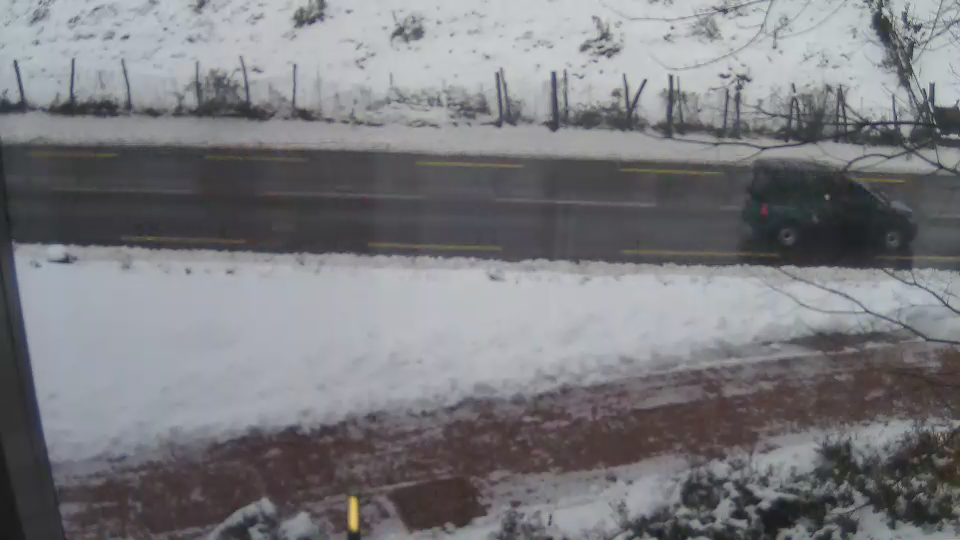
//> input picture frame 18 of esercitazione09/esercitazione09/videoauto.mp4, 960 x 540 px
$ ./Source1   (built with g++ and OpenCV 4)
//> lines starting //> are read from the running program, lines starting //| are printed output that depends on the picture; after the words box and inside, x2 and y2 are one past the last pixel; in counts of white or black regions, pixels touching at a corner belong together
// [49 lines of commented-out code are left out]


#include <iostream>
#include <opencv2/opencv.hpp>

using namespace std;
using namespace cv;

int main(int argc, char **argv) {
	VideoCapture cap("C:\\Users\\Luca\\Desktop\\SUPSI\\terza\\multimedia\\esercitazione9\\videoauto.mp4");
	if (!cap.isOpened())
		return -1;

	namedWindow("video", 1);
	Mat frame;
	Mat frame_gray;
	Rect trackWindow1;
	Rect trackWindow;
	trackWindow = Rect(880, 220, 30, 30);
	trackWindow1 = Rect(20, 240, 30, 30);

	Rect s_trackWindow1;
	Rect s_trackWindow;
	s_trackWindow = Rect(880, 220, 30, 30);
	s_trackWindow1 = Rect(20, 240, 30, 30);

	RotatedRect prec_track;
	RotatedRect prec_track1;
	Ptr<BackgroundSubtractor> pMOG; //MOG Background subtractor
	Ptr<BackgroundSubtractor> pMOG2; //MOG2 Background subtractor
	pMOG2 = createBackgroundSubtractorMOG2(); //MOG2 approach
	Mat fgMaskMOG2; //fg mask fg mask generated by MOG2 method

	for (;;) {
		cap >> frame;
//> frame is the input picture: 540 rows x 960 cols, CV_8UC3; mean B, G, R 126.2, 122.3, 122.3
		if (frame.rows == 0 && frame.cols == 0) {
			cout << "last frame!" << endl;
			break;
		}

		// 1. convert in grayscale
		cvtColor(frame, frame_gray, CV_RGB2GRAY);
		// 2. use the background subtraction MOG2 algorithm to obatin the fore ground image
		pMOG2->apply(frame, fgMaskMOG2);
//> fgMaskMOG2: 540 rows x 960 cols, CV_8UC1; every value is 127
		// 3. filter the noise by using one or more morphological filters
		Mat erode_frame;
		Mat kernel = cv::getStructuringElement(cv::MORPH_RECT, cv::Size(5, 5));
		cv::erode(fgMaskMOG2, erode_frame, kernel);
		//in erode_frame avremmo l'immagine dopo l'applicazione del filtro
	// 4. apply a threshold to better define the fore ground
		Mat t_frame;
		threshold(erode_frame, t_frame, 100, 255, THRESH_BINARY);
//> t_frame: 540 rows x 960 cols, CV_8UC1; every value is 255
		//nel frame t_frame abbbiamo l'immagine una volta che si è applicato il filtro di threshold
	// 5. if needed, use one ore more morphological filters to improve the fore ground definition

	// 6. find a way to track the cars using the camshift algorithm (hint: implement an object to handle the tracker)
		//da destra  a sinistra
		//ROSSO
		Rect temp = trackWindow;
		RotatedRect trackBox = CamShift(t_frame, temp, TermCriteria(TermCriteria::EPS | TermCriteria::COUNT, 10, 1));
//> temp = Rect(864, 204, 60, 60); trackBox = centre (894, 234), size (57.7, 57.7), angle 90
		float area = trackBox.size.area();
//> area = 3332
		if (area <= 0) {
			rectangle(frame, trackWindow, Scalar(0, 0, 255), 3, LINE_AA, 0);
		}
		if (trackBox.center.x < prec_track.center.x) {
			Rect ret = trackBox.boundingRect();
			trackWindow = ret;
			rectangle(frame, trackWindow, Scalar(0, 0, 255), 3, LINE_AA, 0);
			//std::cout << "Sto andando da sinistra a destra!!!";
			if (trackBox.center.x < 50) {
				trackWindow = Rect(880, 220, 10, 10);
			}
		}
		trackWindow = s_trackWindow;
		//da sinistra a destra
		//VERDE
		RotatedRect trackBox1 = CamShift(t_frame, trackWindow1, TermCriteria(TermCriteria::EPS | TermCriteria::COUNT, 10, 1));
//> trackWindow1 = Rect(4, 224, 60, 60); trackBox1 = centre (34, 254), size (57.7, 57.7), angle 90
		float area1 = trackBox1.size.area();
//> area1 = 3332
		if (area1 <= 0) {
			rectangle(frame, Rect(20, 240, 30, 30), Scalar(0, 255, 0), 3, LINE_AA, 0);
		}
		if (trackBox1.center.x > prec_track1.center.x) {
			Rect ret1 = trackBox1.boundingRect();
//> ret1 = Rect(5, 225, 59, 59)
			rectangle(frame, ret1, Scalar(0, 255, 0), 3, LINE_AA, 0);
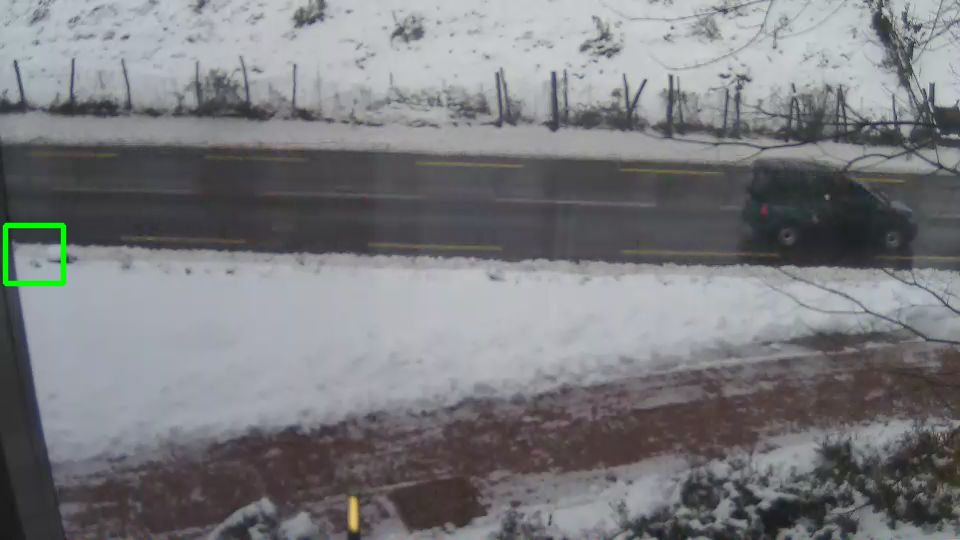
//> frame: 540 rows x 960 cols, CV_8UC3; 0.31% of pixels changed, all inside (x1, y1, x2, y2) = (2, 222, 67, 287)
			//std::cout << "Sto andando da destra a sinistra!!";
			if (trackBox1.center.x > 800) {
				//devo riportare all'inizio il trackbox
				trackWindow1 = Rect(20, 240, 30, 30);
			}
		}
		prec_track1 = trackBox1;
//> prec_track1 = centre (34, 254), size (57.7, 57.7), angle 90

		// 7. extract the requested information (number of vehicles, number of vehicles for each direction, timestamp, color)

		// 8. save ONE frame for the vehicle with the requested information written on

		imshow("video", frame);
		if (waitKey(120) >= 0) break;
//> the Esc key is pressed
	}

	return 0;
}

$ run again, starting later in the video
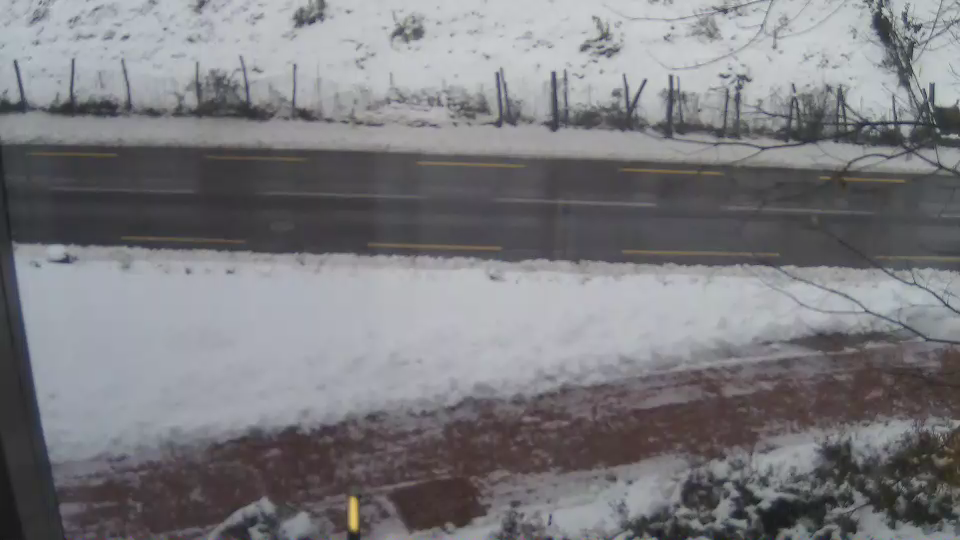
//> input picture frame 81 of esercitazione09/esercitazione09/videoauto.mp4, 960 x 540 px
//> frame is the input picture: 540 rows x 960 cols, CV_8UC3; mean B, G, R 126.8, 123, 123.3
//> fgMaskMOG2: 540 rows x 960 cols, CV_8UC1; every value is 127
//> t_frame: 540 rows x 960 cols, CV_8UC1; every value is 255
//> temp = Rect(864, 204, 60, 60); trackBox = centre (894, 234), size (57.7, 57.7), angle 90
//> area = 3332
//> trackWindow1 = Rect(4, 224, 60, 60); trackBox1 = centre (34, 254), size (57.7, 57.7), angle 90
//> area1 = 3332
//> ret1 = Rect(5, 225, 59, 59)
//> `rectangle(frame, ret1, Scalar(0, 255, 0), 3, LINE_AA, 0);`:
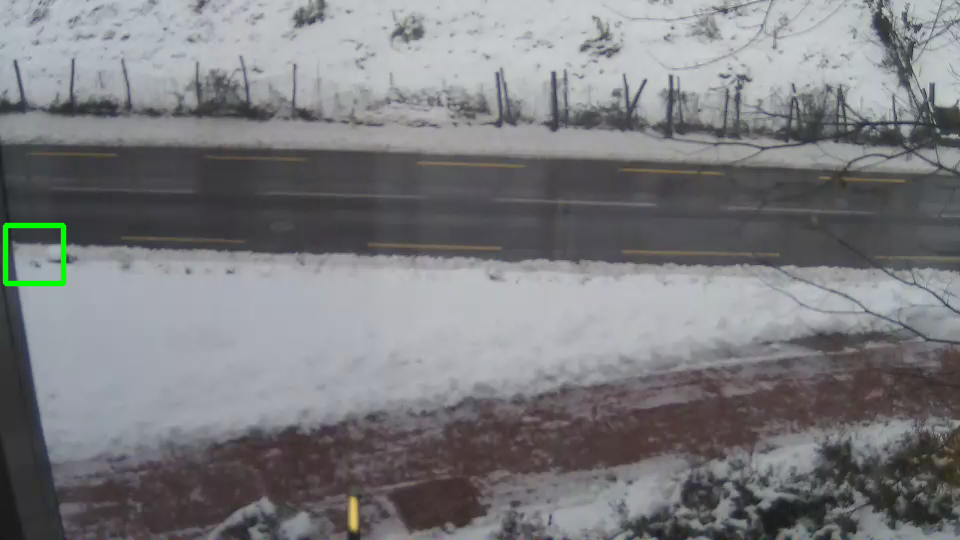
//> frame: 540 rows x 960 cols, CV_8UC3; 0.31% of pixels changed, all inside (x1, y1, x2, y2) = (2, 222, 67, 287)
//> prec_track1 = centre (34, 254), size (57.7, 57.7), angle 90

$ run again, starting later in the video
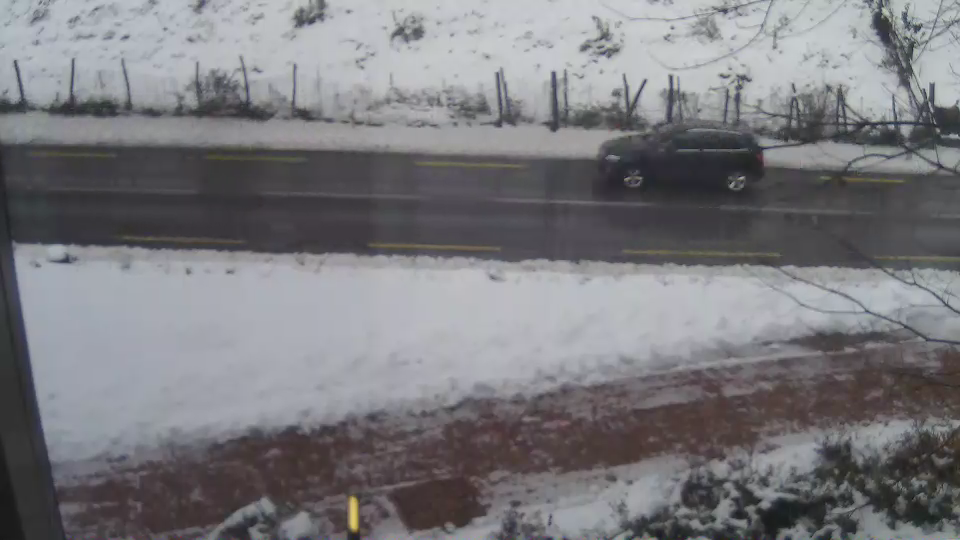
//> input picture frame 144 of esercitazione09/esercitazione09/videoauto.mp4, 960 x 540 px
//> frame is the input picture: 540 rows x 960 cols, CV_8UC3; mean B, G, R 125.4, 121.5, 122
//> fgMaskMOG2: 540 rows x 960 cols, CV_8UC1; every value is 127
//> t_frame: 540 rows x 960 cols, CV_8UC1; every value is 255
//> temp = Rect(864, 204, 60, 60); trackBox = centre (894, 234), size (57.7, 57.7), angle 90
//> area = 3332
//> trackWindow1 = Rect(4, 224, 60, 60); trackBox1 = centre (34, 254), size (57.7, 57.7), angle 90
//> area1 = 3332
//> ret1 = Rect(5, 225, 59, 59)
//> `rectangle(frame, ret1, Scalar(0, 255, 0), 3, LINE_AA, 0);`:
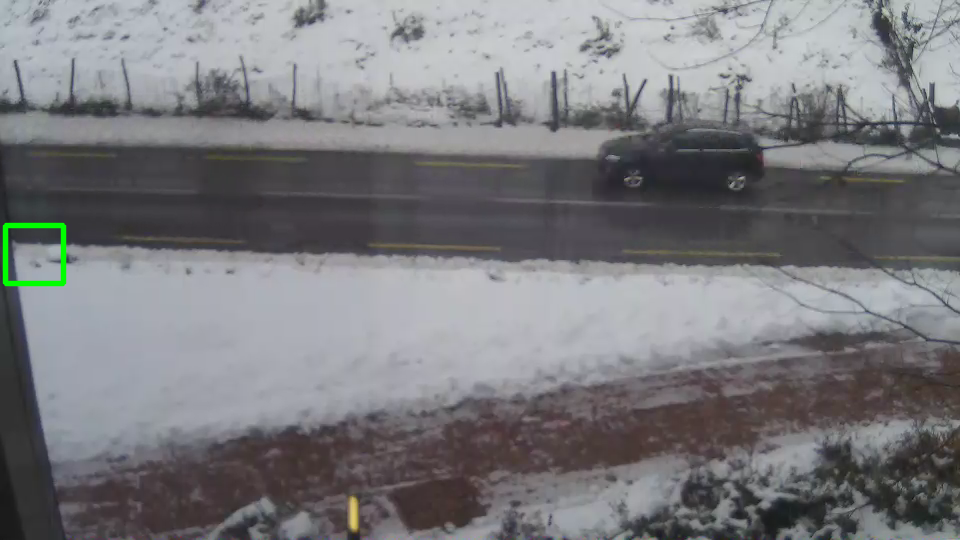
//> frame: 540 rows x 960 cols, CV_8UC3; 0.31% of pixels changed, all inside (x1, y1, x2, y2) = (2, 222, 67, 287)
//> prec_track1 = centre (34, 254), size (57.7, 57.7), angle 90
